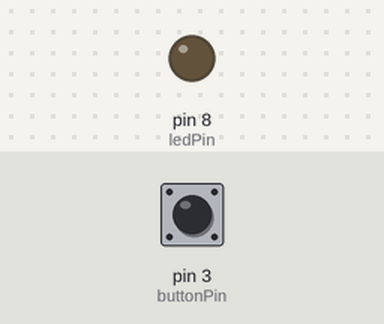
Bench run of a sketch on a simulated Arduino Uno, built with avr-gcc and run on an emulated ATmega328P. Shown: output pins drawn as LEDs (lit = HIGH). The inputs (shaded band) are chosen by the test bench; at power-on: pin 3 (buttonPin) LOW.

Above: at 1.2 s.
1.3 s: pin 3 (buttonPin) pulled HIGH for 0.15 s
At 1.37 s:
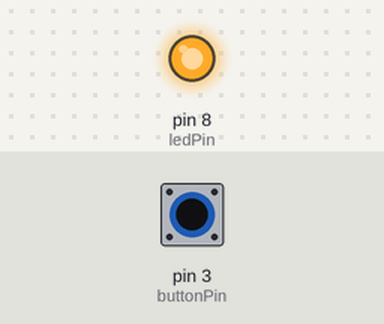
2.9 s: pin 3 (buttonPin) pulled HIGH for 3.2 s
At 7.0 s:
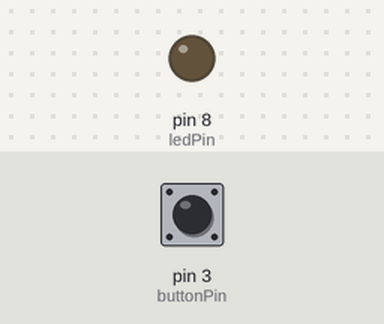
Timing chart, 0 to 8.5 s (numbered marks = the images above; inputs shaded):
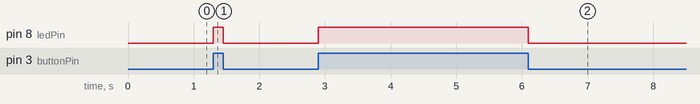

Measured:
- after the input at 1.3 s, pin 8 (ledPin): LOW → HIGH at once, → LOW 0.15 s later
- after the input at 2.9 s, pin 8 (ledPin): LOW → HIGH at once, → LOW 3.2 s later

The sketch:

sketch_week_7.ino
```cpp
// The circuit:

const int buttonPin = 3;
const int ledPin =  8;

// variables will change:
int buttonState = 0;         // variable

void setup() {
  // initialize the LED pin as an output:
  pinMode(ledPin, OUTPUT);
  // initialize the pushbutton pin as an input:
  pinMode(buttonPin, INPUT);
}

void loop() {
  // read the state of the pushbutton value:
  buttonState = digitalRead(buttonPin);

  // check if the pushbutton is pressed.
  // if it is, the buttonState is HIGH:
  if (buttonState == HIGH) {
    // turn LED on:
    digitalWrite(ledPin, HIGH);
  }
  else {
    // turn LED off:
    digitalWrite(ledPin, LOW);
  }
}
```
